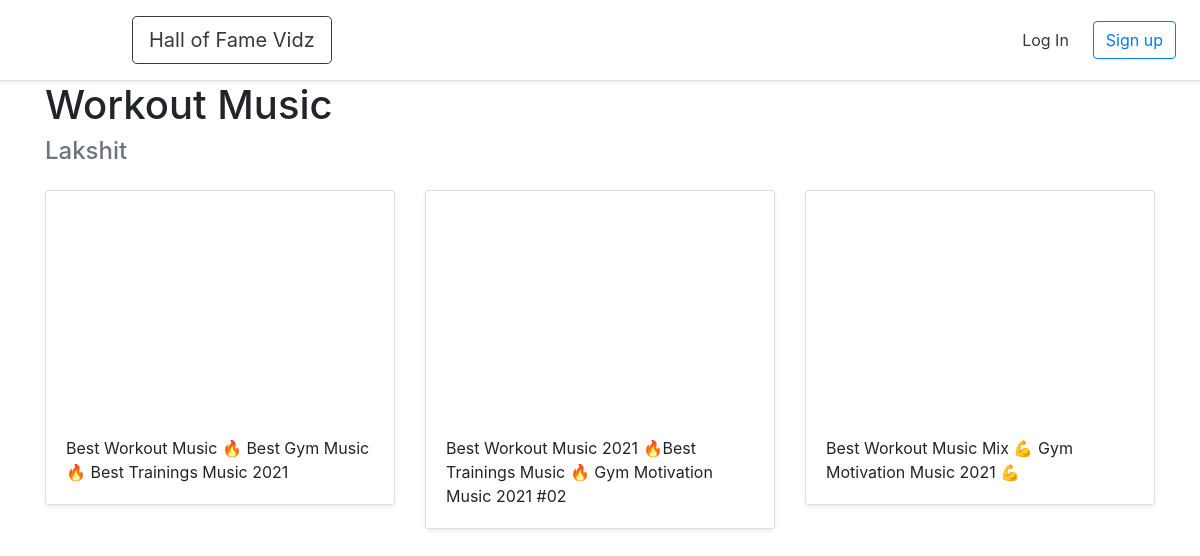
The page /halloffame/3 on the database its author committed.
### halls/models.py (models this page shows)
class Hall(models.Model):
	title = models.CharField(max_length=255)
	user = models.ForeignKey(User,on_delete=models.CASCADE)

class Video(models.Model):
	title = models.CharField(max_length=255)
	url = models.URLField()
	youtube_id = models.CharField(max_length=255)
	hall = models.ForeignKey(Hall,on_delete=models.CASCADE)

### halls/views.py (the view)
# urls.py: path('halloffame/<int:pk>',views.Detail_hall.as_view(),name='detail_hall'),
class Detail_hall(generic.DetailView):
	model = Hall
	template_name = 'halls/detail_hall.html'

### halls/templates/halls/detail_hall.html (shortened to what this page needs)
{% extends 'halls/base.html' %}
{% block content %}
<div class='container'>
<h1>{{ hall.title }}</h1>
<h4 class='text-muted'>{{ hall.user.username }}</h4>
 <div class="row">
 	 {% for video in hall.video_set.all %}
 	 <div class="col-md-4 mt-3">
      <div class="card mb-4 shadow-sm">
      <iframe width="100%" height="225" src="https://www.youtube.com/embed/{{ video.youtube_id }}" frameborder="0" allow="accelerometer; autoplay; encrypted-media; gyroscope; picture-in-picture" allowfullscreen></iframe>
    <div class="card-body">
    	<p class="card-text">{{ video.title }}</p>
    </div>
  </div>
</div>
 	 {% endfor %}
</div>
</div>
{% endblock %}

### rows shown on the page
Hall: title "Workout Music", user.username "Lakshit"
Video: title "Best Workout Music 🔥 Best Gym Music 🔥 Best Trainings Music 2021"
Video: title "Best Workout Music 2021 🔥Best Trainings Music 🔥 Gym Motivation Music 2021 #02"
Video: title "Best Workout Music Mix 💪 Gym Motivation Music 2021 💪"
